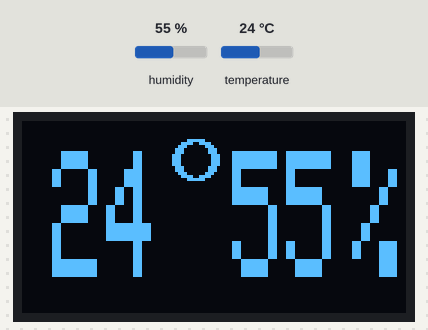
The program below on a simulated ESP32. Shown: 128×64 one-colour display. The inputs (shaded band) are chosen by the test bench; at power-on: humidity 55 %, temperature 24 °C.

Above: at 1.4 s.
1.5 s: humidity set to 22 %
At 2.9 s:
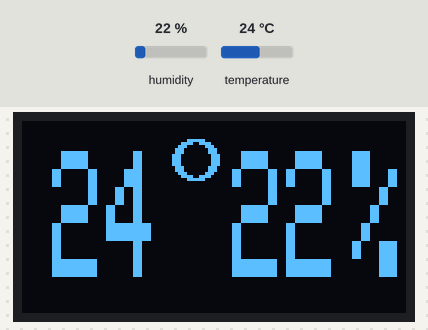
3.2 s: temperature set to 12 °C
At 4.2 s:
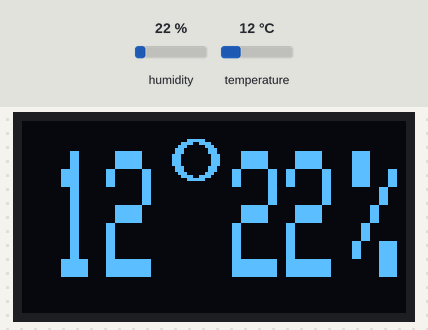
4.9 s: humidity set to 40 %
At 6.3 s:
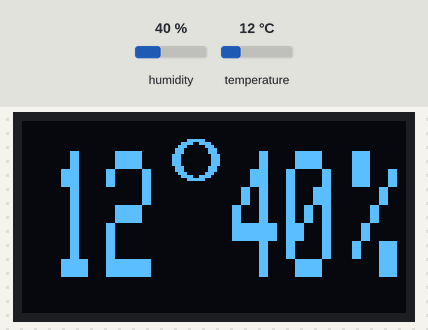
6.6 s: temperature set to 19 °C
At 7.8 s:
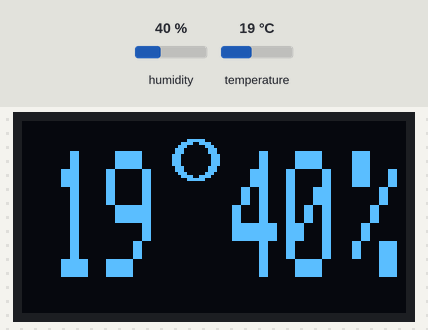
Timing chart, 0 to 9.3 s (numbered marks = the images above; inputs shaded):
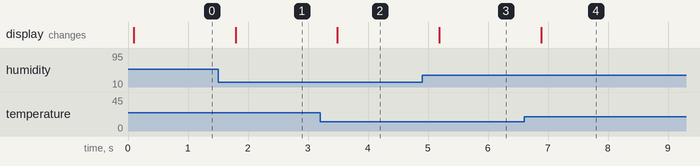

The program:

main.cpp
```cpp
#include <Arduino.h>
// библиотеки для работы с OLED экраном Arduino IDE
#include "Wire.h"
#include "Adafruit_GFX.h"
#include "Adafruit_SSD1306.h"
#include <WEMOS_SHT3X.h>

const unsigned char degreeSymbol[] PROGMEM = {
    0b00000000, 0b00000000,
    0b00000111, 0b11100000,
    0b00011110, 0b01111000,
    0b00111000, 0b00011100,
    0b01110000, 0b00001110,
    0b01110000, 0b00001110,
    0b11100000, 0b00000111,
    0b11100000, 0b00000111,
    0b11100000, 0b00000111,
    0b11100000, 0b00000111,
    0b01110000, 0b00001110,
    0b01110000, 0b00001110,
    0b00111000, 0b00011100,
    0b00011110, 0b01111000,
    0b00000111, 0b11100000,
    0b00000000, 0b00000000
};

Adafruit_SSD1306 display(128, 64, &Wire1, 4); // указываем размер экрана в пикселях

SHT3X sht30(0x45);

void draw(const int& temp, const int& hum);

void setup() {
   Wire1.begin(32, 33);

   display.begin(SSD1306_SWITCHCAPVCC, 0x3C); // указываем адрес устройства на шине
   display.clearDisplay();
   display.setTextSize(3, 6); // указываем размер шрифта
   display.setTextColor(SSD1306_WHITE); // указываем цвет надписи
}

void loop() {
   if (sht30.get() == 0)
   {
      draw(sht30.cTemp, sht30.humidity);
   }
   else
   {
      display.setCursor(25, 18);
      display.setTextSize(2, 4);
      display.print("NO DATA");
      display.display();
      display.setTextSize(3, 6);
   }

   delay(500);
}

void draw(const int& temp, const int& hum) {
   /* Prepare the screen */
   display.clearDisplay();

   /* Input data check */
   if (temp > 100 or temp < -100 or hum < 0 or hum > 100) {
      display.setCursor(5, 20);
      display.setTextSize(2, 4);
      display.print("WRONG DATA");
      display.display();
      display.setTextSize(3, 6);
      return;
   }

   /* Draw percent symbol */
   display.setCursor(110, 10);
   display.print("%");

   /* Define position of the temperature and the humidity values
      depended on digits number in the value */
   if (temp < 0) {
      if (temp > -10) {
         display.setCursor(10, 10);
         /* Draw degree symbol */
         display.drawBitmap(50, 5, degreeSymbol, 16, 16, WHITE);
      }
      else {
         display.setCursor(0, 10);
         /* Draw degree symbol */
         display.drawBitmap(55, 5, degreeSymbol, 16, 16, WHITE);
      }
   }
   else {
      /* Draw degree symbol */
      display.drawBitmap(50, 5, degreeSymbol, 16, 16, WHITE);

      if (temp < 10)
         display.setCursor(28, 10);
      else
         display.setCursor(10, 10);
   }

   display.print(temp);

   if (hum < 10)
      display.setCursor(88, 10);
   else
      display.setCursor(70, 10);

   display.print(hum);
   display.display();
}
```

Measured:
- after the input at 1.5 s, the display: changes after 0.29 s (image 1)
- after the input at 3.2 s, the display: changes after 0.29 s (image 2)
- after the input at 4.9 s, the display: changes after 0.29 s (image 3)
- after the input at 6.6 s, the display: changes after 0.29 s (image 4)
